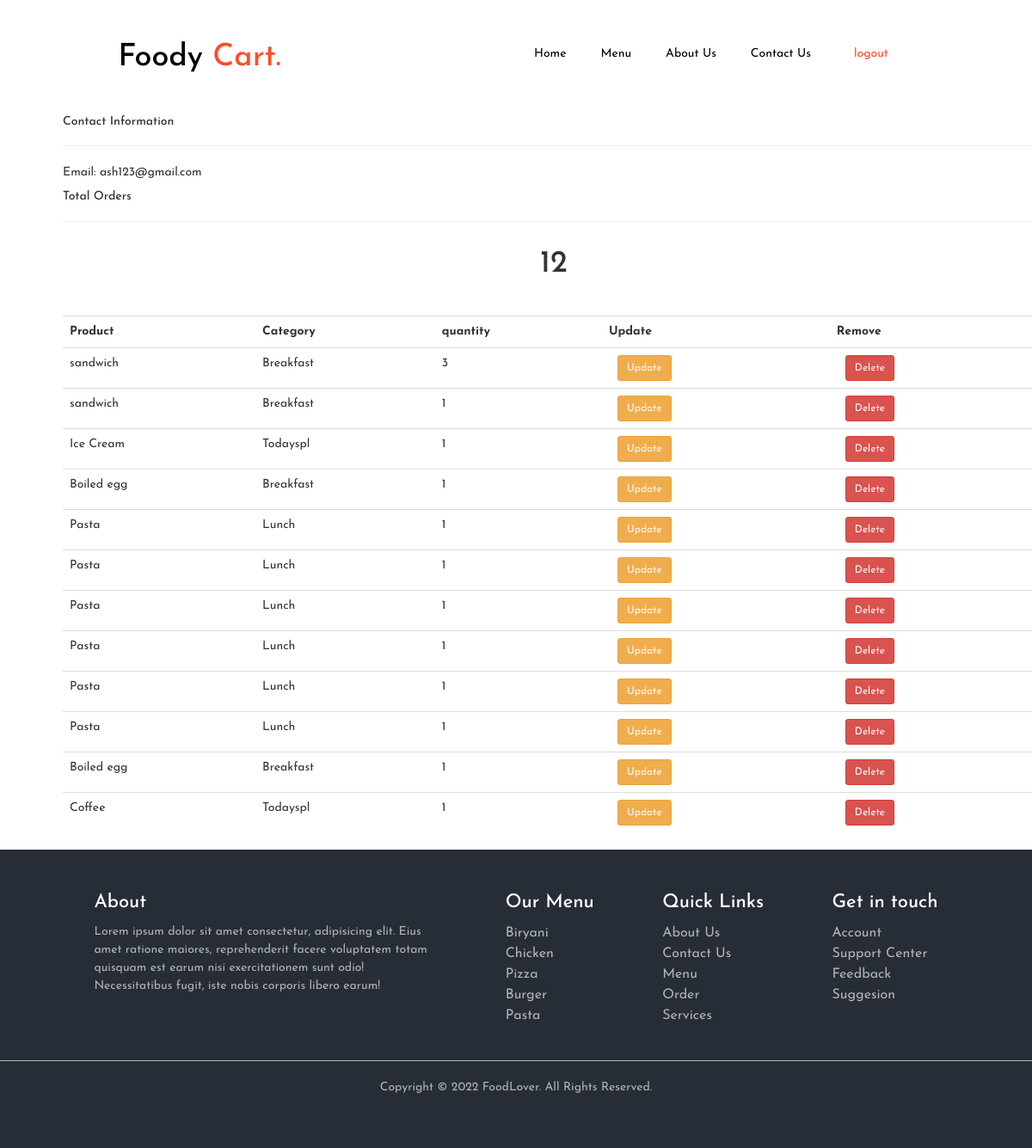
The page /customer/2/ (signed in) on the database its author committed.
### acc_profile/models.py (models this page shows, shortened)
class Customer(models.Model):
    user=models.OneToOneField(User,on_delete=models.CASCADE)
    name=models.CharField(max_length=200)
    email=models.EmailField(max_length=100)

### ordering/models.py (models this page shows, shortened)
class cart(models.Model):
    user=models.ForeignKey(Customer,on_delete=models.SET_NULL,null=True,blank=True)
    product=models.ForeignKey(Product,on_delete=models.SET_NULL,null=True,blank=True)
    quantity=models.IntegerField(default=1)
    complete=models.BooleanField(default=False)

class Product(models.Model):
    options=(("Breakfast","Breakfast"),
    ("Lunch","Lunch"),
    ("Todayspl","Todayspl"),)
    name=models.CharField(max_length=100)
    price=models.DecimalField(max_digits=7,decimal_places=2)
    category=models.CharField(max_length=10,choices=options)
    description=models.TextField(max_length=500)
    image=models.ImageField(null=True,blank=True)

### ordering/decorators.py (the view)
    def wrapper_func(request, *args, **kwargs):
        if not request.user.is_staff:
            return redirect('menu')
        else:
            return view_func(request, *args, **kwargs)

### ordering/views.py (called while the page is built)
@admin_only
def customer(request, pk_test):
    customer = Customer.objects.get(id=pk_test)
    orders = customer.customer_order.all()
    order_count = orders.count()
    carts = cart.objects.all()
    context = {"customer": customer, "orders": orders,
               "order_count": order_count, "carts": carts}
    return render(request, "ordering/customer.html", context)

### ordering/templates/ordering/customer.html (shortened to what this page needs)
{% extends "acc_profile/base.html" %}
{% block content %}
<div class="rows">
    <div class="col-md">
        <div class="card card-body">
            <h5>Contact Information</h5>
            <hr>
            <p>Email: {{customer.email}} </p>
        </div>
    </div>
    <div class="col-md">
        <div class="card card-body">
            <h5>Total Orders</h5>
            <hr>
            <h1 style="text-align: center;padding: 10px">{{order_count}}</h1>
        </div>
    </div>
</div>
<br>
<div class="rows">
    <div class="col-md">
        <div class="card card-body">
            <table class="table table-sm">
                <tr>
                    <th>Product</th>
                    <th>Category</th>
                    <th>quantity</th>
                    <th>Update</th>
                    <th>Remove</th>
                </tr>
                {% for order in orders  %}
                {%for cart in order.products.all %}
                <tr>
                    <td>{{cart.product.name}}</td>
                    <td>{{cart.product.category}}</td>
                    <td>{{cart.quantity}}</td>
                    <td><a class="btn btn-sm btn-warning" href="{% url 'update_order' cart.id %}">Update</a></td>
                    <td><a class="btn btn-sm btn-danger" href="{% url 'delete_order' order.id cart.id %}">Delete</a></td>
                </tr>
                {% endfor %}
                {% endfor %}
            </table>
        </div>
    </div>
</div>
{% endblock %}

### static/css/main.css (style rules this page uses)
:root { --primary: #ff4c29; }
.rows { margin-right: -15px; margin-left: 73px; }
* { margin: 0; padding: 0; outline: none; box-sizing: border-box; line-height: 1.5; font-family: "Josefin Sans", Arial; }
body { background: #fff; }

### static/css/home.css (style rules this page uses)
* { margin: 0; padding: 0; outline: none; box-sizing: border-box; line-height: 1.5; font-family: "Josefin Sans", Arial; }
body { background: #fff; }
.btn { padding: 0.5rem 2rem; outline: none; border: none; background: #fff; color: #ff4c29; margin: 0 1rem; border-radius: 5px; cursor: pointer; text-decoration: none; }

### static/css/breakfast.css (style rules this page uses)
.btn { padding: 0.5rem 2rem; outline: none; border: none; background: #fff; color: #ff4c29; margin: 0 1rem; border-radius: 5px; cursor: pointer; text-decoration: none; }

### rows shown on the page
Customer: email "ash123@gmail.com"
cart: product.name "sandwich", product.category "Breakfast", quantity "3"
cart: product.name "sandwich", product.category "Breakfast", quantity "1"
cart: product.name "Ice Cream", product.category "Todayspl", quantity "1"
cart: product.name "Boiled egg", product.category "Breakfast", quantity "1"
cart: product.name "Pasta", product.category "Lunch", quantity "1"
cart: product.name "Pasta", product.category "Lunch", quantity "1"
cart: product.name "Pasta", product.category "Lunch", quantity "1"
cart: product.name "Pasta", product.category "Lunch", quantity "1"
cart: product.name "Pasta", product.category "Lunch", quantity "1"
cart: product.name "Pasta", product.category "Lunch", quantity "1"
cart: product.name "Boiled egg", product.category "Breakfast", quantity "1"
cart: product.name "Coffee", product.category "Todayspl", quantity "1"

### other values the page prints
{{ order_count }} "12"
